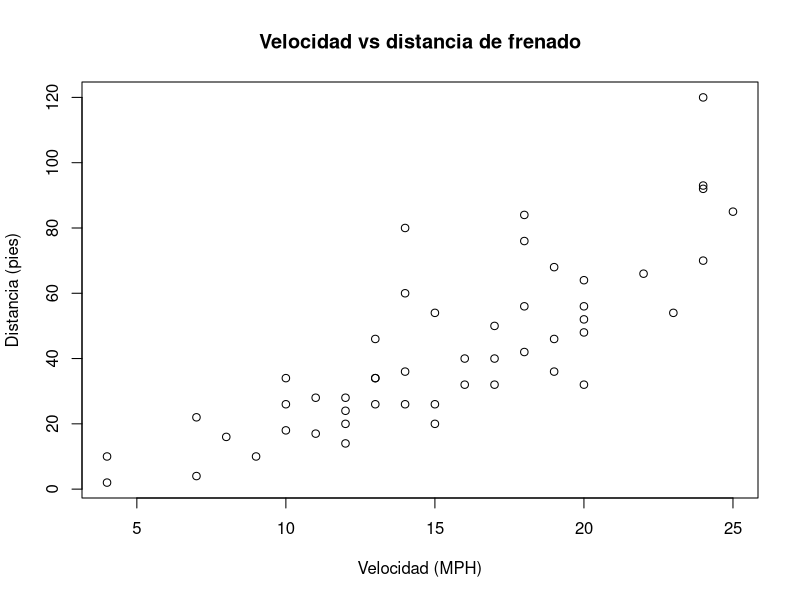

Generate this figure with R: (Note: this script raises an error after producing the figure.)
## ---- chunk 1
#| label: graficar-cars
#| include: true
#| echo: false

plot(
  x = cars$speed,
  y = cars$dist,
  main = "Velocidad vs distancia de frenado",
  xlab = "Velocidad (MPH)",
  ylab = "Distancia (pies)"
)
## ---- chunk 2
#| label: fig-quarto-knitr-pandoc
#| fig.cap: Conversión de un documento Quarto (.qmd) a su formato de salida. Imagen de [quarto.org](Conversión de un documento R Markdown (.RMD) a su formato de salida).
#| echo: false

knitr::include_graphics(rep("img/rstudio-qmd-how-it-works.png"))
